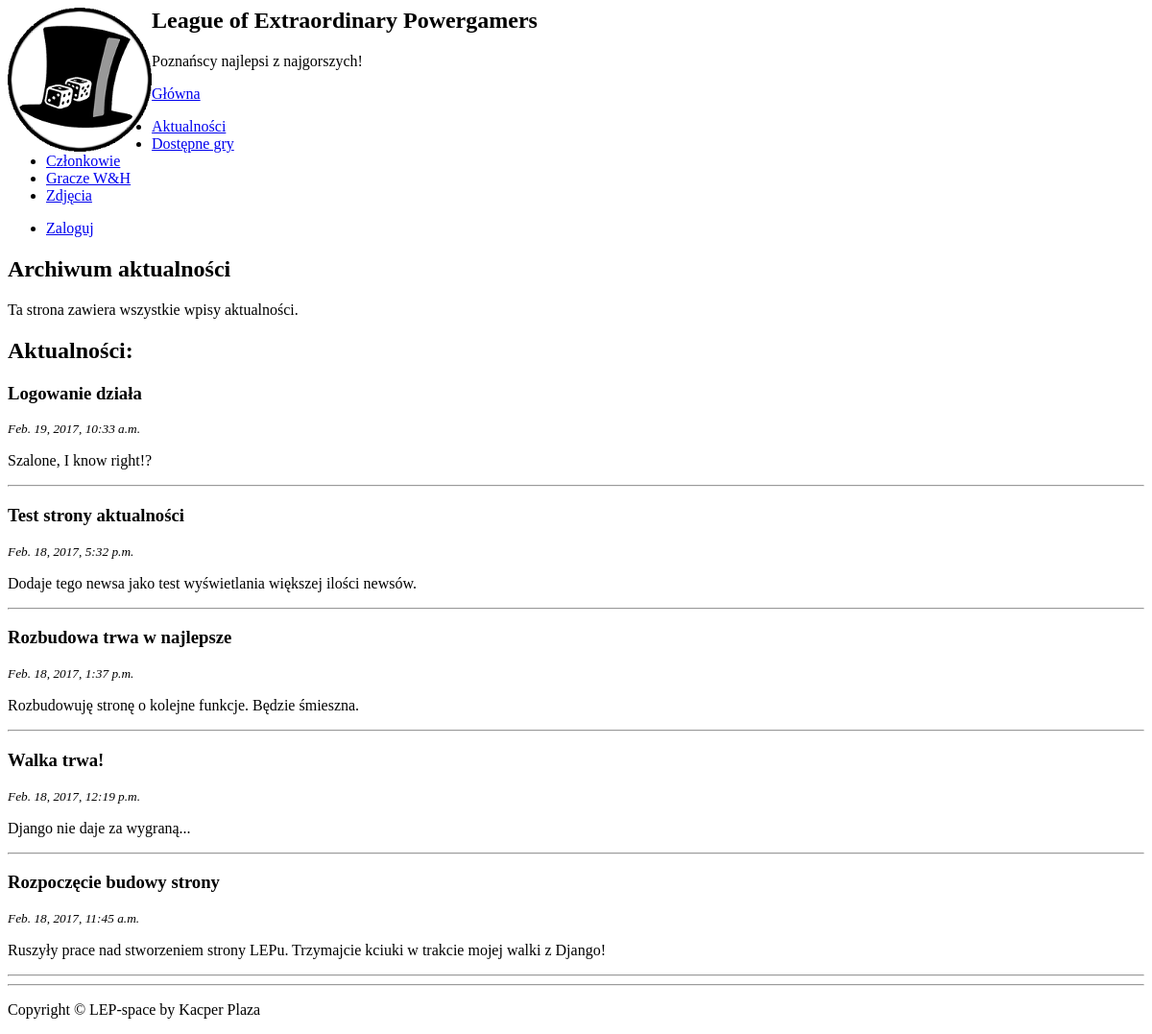
Page /news/ on the committed database.
### lep/models.py (models this page shows, shortened)
class News(models.Model):
    class Meta:
        verbose_name = 'news'
        verbose_name_plural = 'news'
    title = models.CharField('title', max_length=255)
    text = models.TextField('text')
    author = models.ForeignKey(User, related_name='news', verbose_name='author')
    created = models.DateTimeField('created', auto_now_add=True)

### lep/views.py (the view)
# urls.py: url(r'^news/', lep_views.news, name='news'),
def news(request):
    news_list = News.objects.order_by('-created').all()
    template = loader.get_template("news.html")
    context = {
        'news_list': news_list,
    }
    return HttpResponse(template.render(context,request))

### lep/templates/news.html (shortened to what this page needs)
{% extends 'base.html' %}
{% load i18n %}
{% load staticfiles %}
{% load bootstrap3 %}
{% load bootstrap_themes %}
{% block bootstrap3_page_content %}
<div class="container-fluid">
  <div class="row-fluid">
    <div class="col-sm-6">
      <h2>Archiwum aktualności</h2>
      <p>Ta strona zawiera wszystkie wpisy aktualności.</p>
    </div>
    <div class="col-sm-6">
      <h2>Aktualności:</h2>
            {% for news in news_list %}
              <h3>{{news.title}}</h3>
              <p><small><i>{{news.created}}</i></small></p>
              <p>{{news.text}}</p>
                      <hr>
            {% endfor %}
    </div>
  </div>
</div>
{% endblock %}

### rows in the picture
News: title "Logowanie działa", created "Feb. 19, 2017, 10:33 a.m.", text "Szalone, I know right!?"
News: title "Test strony aktualności", created "Feb. 18, 2017, 5:32 p.m.", text "Dodaje tego newsa jako test wyświetlania większej ilości newsów."
News: title "Rozbudowa trwa w najlepsze", created "Feb. 18, 2017, 1:37 p.m.", text "Rozbudowuję stronę o kolejne funkcje. Będzie śmieszna."
News: title "Walka trwa!", created "Feb. 18, 2017, 12:19 p.m.", text "Django nie daje za wygraną..."
News: title "Rozpoczęcie budowy strony", created "Feb. 18, 2017, 11:45 a.m.", text "Ruszyły prace nad stworzeniem strony LEPu. Trzymajcie kciuki w trakcie mojej walki z Django!"
